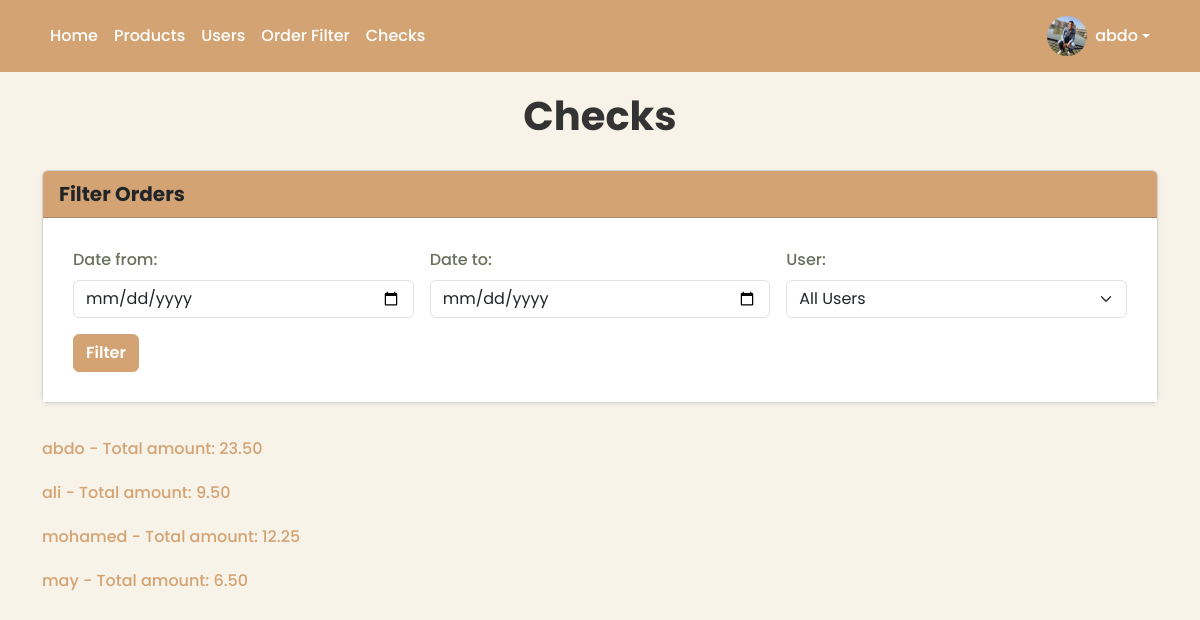
/orders_filter.php (signed in), run on the app's committed database.
### tables this page shows
CREATE TABLE `users` (
  `user_id` int NOT NULL AUTO_INCREMENT,
  `user_name` varchar(255) NOT NULL,
  `email` varchar(255) NOT NULL,
  `password` varchar(255) NOT NULL,
  `room` varchar(50) DEFAULT NULL,
  `Ext` varchar(50) DEFAULT NULL,
  `image` varchar(255) DEFAULT NULL,
  `role_id` int DEFAULT NULL,
  PRIMARY KEY (`user_id`),
  UNIQUE KEY `email` (`email`),
  KEY `role_id` (`role_id`),
  CONSTRAINT `users_ibfk_1` FOREIGN KEY (`role_id`) REFERENCES `role` (`id`)
);

### get_orders.php (the view, shortened to what this page needs)
<?php
include 'db_connect.php';
$where_clause = "WHERE 1=1";
$query = "
    SELECT u.user_id, u.user_name, SUM(o.total_price) AS total_amount
    FROM orders o
    JOIN users u ON o.user_id = u.user_id
    $where_clause
    GROUP BY u.user_id, u.user_name
";
$stmt = $conn->prepare($query);
$stmt->execute();
$results = $stmt->fetchAll(PDO::FETCH_ASSOC);
foreach ($results as $row) {
    echo "
        <div>
            <div class='user-orders'>
                <span>{$row['user_name']}</span> - Total amount: {$row['total_amount']}
            </div>
            <div class='order-details'>
    ";
    echo "
            </div>
        </div>
    ";
}
?>

### adminnavbar.php (shortened to what this page needs)
<?php
$servername = "localhost";
$username = "abdo";
$password = "123456";
$database = "cafeteria";
try {
    $con = new PDO("mysql:host=$servername;dbname=$database", $username, $password);
    $con->setAttribute(PDO::ATTR_ERRMODE, PDO::ERRMODE_EXCEPTION);
} catch(PDOException $e) {
    echo "Connection failed: " . $e->getMessage();
    exit();
}
$user_id = isset($_SESSION['user_id']);
$query = "SELECT user_name, image FROM users WHERE user_id = :user_id";
$stmt = $con->prepare($query);
$stmt->bindParam(':user_id', $user_id);
$stmt->execute();
$user = $stmt->fetch(PDO::FETCH_ASSOC);
$username = $user['user_name'] ?? 'Guest';
$image = $user['image'] ?? 'default.jpg';
?>
<nav class="navbar navbar-expand-lg">
    <div class="container">
        <ul class="navbar-nav me-auto">
            <li class="nav-item">
                <a class="nav-link" href="admin_order_add.php">Home</a>
            </li>
            <li class="nav-item">
                <a class="nav-link" href="products.php">Products</a>
            </li>
            <li class="nav-item">
                <a class="nav-link" href="users.php">Users</a>
            </li>
            <li class="nav-item">
                <a class="nav-link" href="orders_filter.php">Order Filter</a>
            </li>
            <li class="nav-item">
                <a class="nav-link" href="check.php">Checks</a>
            </li>
        </ul>
        <ul class="navbar-nav ms-auto">
            <li class="nav-item dropdown">
                <a class="nav-link dropdown-toggle d-flex align-items-center" href="#" id="navbarDropdown" role="button" data-bs-toggle="dropdown" aria-expanded="false">
                    <img src="images/<?php echo htmlspecialchars($image); ?>" alt="User Image" class="rounded-circle me-2" width="40" height="40">
                    <span><?php echo htmlspecialchars($username); ?></span>
                </a>
            </li>
        </ul>
    </div>
</nav>

### orders_filter.php (style rules this page uses)
body { font-family: 'Poppins', sans-serif; background-color: #f7f3e9; color: #333; }
.user-orders { cursor: pointer; color: #d4a373; font-weight: 500; text-decoration: none; display: block; padding: 10px 0; transition: color 0.3s ease; }
.navbar { background-color: #d4a373; margin-bottom: 20px; }
.navbar-nav .nav-link { color: #fff; font-weight: 500; }

### data on the page
users: image (picture), user_name "abdo", total_amount "23.50"
users: user_name "ali", total_amount "9.50"
users: user_name "mohamed", total_amount "12.25"
users: user_name "may", total_amount "6.50"
